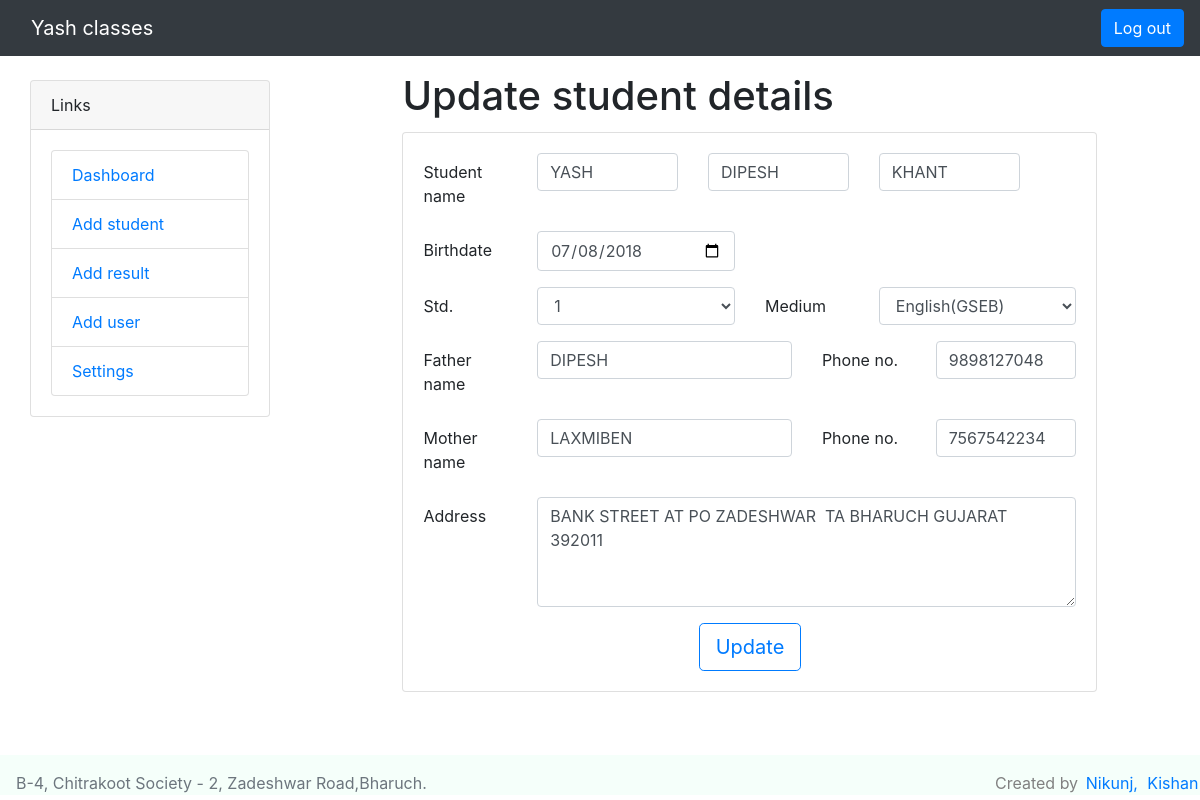
/admin/update.php?update=180103 (signed in), run on the app's committed database.
### tables this page shows
CREATE TABLE `students` (
  `id` int(255) NOT NULL,
  `roll_no` int(255) NOT NULL,
  `student_name` varchar(255) NOT NULL,
  `std` int(255) NOT NULL,
  `medium` varchar(255) NOT NULL,
  `birthdate` date NOT NULL,
  `father_name` varchar(255) NOT NULL,
  `father_no` varchar(15) NOT NULL,
  `mother_name` varchar(255) NOT NULL,
  `mother_no` varchar(15) NOT NULL,
  `address` varchar(255) NOT NULL
);

### admin/update.php (the view, shortened to what this page needs)
<?php
  	require_once("../database/connection.php");
    if(isset($_GET['update'])){
        $roll_no =$_GET['update'];
        $select_query ="SELECT * FROM students WHERE roll_no = $roll_no";
        $select_run=mysqli_query($conn,$select_query);
        $res=mysqli_fetch_array($select_run);
        $name= explode(" ",$res['student_name']);
    }
?>
<!DOCTYPE html>
<html lang="en">
<head>
	<link rel="stylesheet" href="https://maxcdn.bootstrapcdn.com/bootstrap/4.0.0/css/bootstrap.min.css">
	<link href="../css/style.css" rel="stylesheet">
</head>
<body>
	<nav class="navbar navbar-dark navbar-expand-md bg-dark">
		<div class="container-fluid">
			<a href="../index.php" class=" navbar-brand">Yash classes</a>
		</div>
		<ul class="navbar-nav">
            <a href="./logout.php" class="btn btn-primary">Log out</a>
		</ul>
	</nav>
	<div class="container-fluid">
		<div class="row">
			<div class="col-md-3">
				<div class="container">
					<div class="card">
						<div class="card-header">
							Links
						</div>
                        <div class="card-body">
                            <ul class="list-group">
                                <a href="dashboard.php" class="list-group-item">Dashboard</a>
                                <a href="add_student.php" class="list-group-item">Add student</a>
                                <a href="add_result.php" class="list-group-item">Add result</a>
                                <a href="add_user.php" class="list-group-item">Add user</a>
                                <a href="settings.php" class="list-group-item">Settings</a>
                            </ul>
                        </div>
					</div>
				</div>
			</div>
			<div class="col-md-9">
				<div class="container">
					<div class="row">
						<div class="col-md-1"></div>
						<div class="col-md-10">
							<h1 class="card-title">Update student details</h1>
						    <div class="card">
						        <div class="card-body">
						            <form class="" action="" method="post">
                                        <div class="form-group row">
						                    <label for="student_name" class="col-sm-2 col-form-label">Student name</label>
						                    <div class="col-sm-3">
						                        <input type="text" class="form-control" name="f_name" value="<?php echo $name[0]; ?>" placeholder="first name" autofocus required>
						                    </div>
                                            <div class="col-sm-3">
						                        <input type="text" class="form-control" name="m_name" value="<?php echo $name[1]; ?>" placeholder="middle name" id="m_name" onkeyup="sync()" required>
						                    </div>
                                            <div class="col-sm-3">
						                        <input type="text" class="form-control" name="l_name" value="<?php echo $name[2]; ?>" placeholder="last name"  required>
						                    </div>
						                </div>
										<div class="form-group row">
										   <label for="birthdate" class="col-sm-2 col-form-label">Birthdate</label>
										   <div class="col-sm-4">
											   <input type="date" class="form-control" name="birthdate" value="<?php echo $res['birthdate']; ?>" required>
										   </div>
									   </div>
						                <div class="form-group row">
						                    <label for="std" class="col-sm-2 col-form-label">Std.</label>
						                    <div class="col-sm-4">
						                        <select class="form-control" name="std">
						                            <option value="01" <?php if($res['std'] == '01'){ echo "selected";} ?>>1</option>
						                        </select>
						                    </div>
						                    <label for="medium" class="col-sm-2 col-form-label">Medium</label>
						                    <div class="col-sm-4">
						                        <select class="form-control" name="medium">
						                            <option <?php if($res['medium'] == 'English(GSEB)'){ echo "selected";} ?>>English(GSEB)</option>
						                        </select>
						                    </div>
						                </div>
										<div class="form-group row">
						                    <label for="father_name"  class="col-sm-2 col-form-label">Father name</label>
						                    <div class="col-sm-5">
						                        <input type="text" name="father_name" class="form-control" id="father_name" value="<?php echo $name[1]; ?>" required>
						                    </div>
						                    <label for="father_no"  class="col-sm-2 col-form-label">Phone no. </label>
						                    <div class="col-sm-3">
						                        <input type="text" name="father_no" class="form-control" value="<?php echo $res['father_no']; ?>" required>
						                    </div>
						                </div>
						                <div class="form-group row">
						                    <label for="mother_name"  class="col-sm-2 col-form-label">Mother name</label>
						                    <div class="col-sm-5">
						                        <input type="text" name="mother_name" class="form-control" value="<?php echo $res['mother_name']; ?>" required>
						                    </div>
						                    <label for="mother_no"  class="col-sm-2 col-form-label">Phone no. </label>
						                    <div class="col-sm-3">
						                        <input type="text" name="mother_no" class="form-control" value="<?php echo $res['mother_no']; ?>">
						                    </div>
						                </div>
						                <div class="form-group row">
						                    <label for="address" class="col-sm-2 col-form-label">Address</label>
						                    <div class="col-sm-10">
						                        <textarea name="address" rows="4" class="form-control" required><?php echo $res['address']; ?></textarea>
						                    </div>
						                </div>
						                <center><input type="submit" name="update" value="Update" class="btn btn-outline-primary btn-lg"></center>
						            </form>
						        </div>
						    </div>
						</div>
					</div>
				</div>
			</div>
		</div>
	</div><br><br>
    <footer class="page-footer font-small unique-color-dark pt-4">
    <div class="footer  py-3">
            <div align="left">
             <span class="text-muted" >B-4, Chitrakoot Society - 2, Zadeshwar Road,Bharuch.</span>
                </div></div>
    <div class="footer py-3 " style="background-color: transparent;" >
       <div align="right"> Created by
                   <a href="https://plus.google.com/103929880037258813858" target="_blank">Nikunj,</a>
                  <a href="https://plus.google.com/100510913946087775138" target="_blank"> Kishan</a>
            </div>
        </div>
  </footer>
</body>
</html>

### css/style.css (style rules this page uses)
.container { padding-top: 1rem; }
.card { margin-top: .5rem; margin-bottom: .6rem; }
.footer { background-color: #F5FFFA; color: #808080; position: fixed; margin-bottom: .3rem; flex: 0 0 auto; bottom:0px; height: 40px; width: 100%; padding-top: 2rem; }
.footer a { margin-left: .2rem; margin-right: .1rem; }
.footer span { margin-left: 1rem; padding-right: .2rem; }

### admin/update.php (style rules this page uses)
.container { padding-top: 1rem; }

### data on the page
students: f_name "YASH", m_name "DIPESH", l_name "KHANT", birthdate "07/08/2018", std "1", medium "English(GSEB)", father_name "DIPESH", father_no "9898127048", mother_name "LAXMIBEN", mother_no "7567542234", address "BANK STREET AT PO ZADESHWAR TA BHARUCH GUJARAT 392011"
